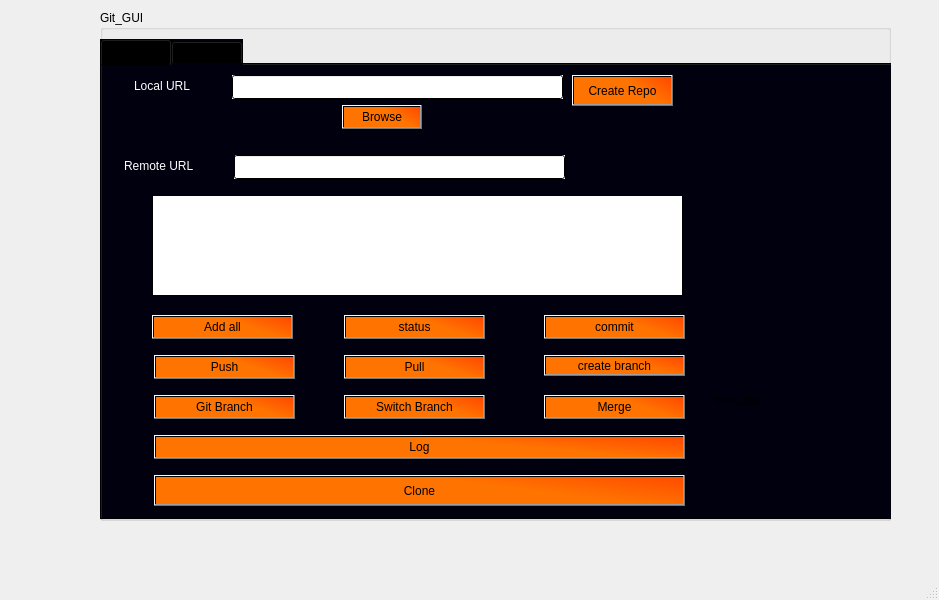
<?xml version="1.0" encoding="UTF-8"?>
<ui version="4.0">
 <class>MainWindow</class>
 <widget class="QMainWindow" name="MainWindow">
  <property name="geometry">
   <rect>
    <x>0</x>
    <y>0</y>
    <width>939</width>
    <height>600</height>
   </rect>
  </property>
  <property name="windowTitle">
   <string>MainWindow</string>
  </property>
  <widget class="QWidget" name="centralwidget">
   <widget class="QGroupBox" name="GIT_GUI">
    <property name="geometry">
     <rect>
      <x>100</x>
      <y>10</y>
      <width>791</width>
      <height>511</height>
     </rect>
    </property>
    <property name="title">
     <string>Git_GUI</string>
    </property>
    <widget class="QTabWidget" name="tabWidget_gui">
     <property name="geometry">
      <rect>
       <x>0</x>
       <y>29</y>
       <width>831</width>
       <height>481</height>
      </rect>
     </property>
     <property name="styleSheet">
      <string notr="true">background-color: qlineargradient(spread:pad, x1:1, y1:1, x2:1, y2:1, stop:0 rgba(0, 0, 15, 255), stop:1 rgba(255, 255, 255, 255));
</string>
     </property>
     <property name="currentIndex">
      <number>0</number>
     </property>
     <widget class="QWidget" name="tab">
      <attribute name="title">
       <string>Git_start</string>
      </attribute>
      <widget class="QLineEdit" name="lineEdit_clone">
       <property name="geometry">
        <rect>
         <x>132</x>
         <y>90</y>
         <width>331</width>
         <height>24</height>
        </rect>
       </property>
       <property name="styleSheet">
        <string notr="true">background-color: qlineargradient(spread:pad, x1:1, y1:1, x2:1, y2:1, stop:0 rgba(255, 255, 255, 255), stop:1 rgba(255, 255, 255, 255));
border-color: qlineargradient(spread:pad, x1:0, y1:0, x2:1, y2:1, stop:0 rgba(255, 170, 0, 255), stop:1 rgba(255, 255, 255, 255));</string>
       </property>
      </widget>
      <widget class="QPushButton" name="commitButton">
       <property name="geometry">
        <rect>
         <x>442</x>
         <y>250</y>
         <width>141</width>
         <height>24</height>
        </rect>
       </property>
       <property name="styleSheet">
        <string notr="true">background-color: qlineargradient(spread:pad, x1:0.564, y1:0.181864, x2:1, y2:0, stop:0.027933 rgba(255, 115, 0, 255), stop:1 rgba(255, 72, 0, 255));
font: 700 italic 11pt &quot;Segoe UI&quot;;
color: rgb(0, 0, 0);</string>
       </property>
       <property name="text">
        <string>commit</string>
       </property>
      </widget>
      <widget class="QPushButton" name="pullButton">
       <property name="geometry">
        <rect>
         <x>242</x>
         <y>290</y>
         <width>141</width>
         <height>24</height>
        </rect>
       </property>
       <property name="styleSheet">
        <string notr="true">background-color: qlineargradient(spread:pad, x1:0.564, y1:0.181864, x2:1, y2:0, stop:0.027933 rgba(255, 115, 0, 255), stop:1 rgba(255, 72, 0, 255));
font: 700 italic 11pt &quot;Segoe UI&quot;;
color: rgb(0, 0, 0);</string>
       </property>
       <property name="text">
        <string>Pull</string>
       </property>
      </widget>
      <widget class="QPushButton" name="CloneButton">
       <property name="geometry">
        <rect>
         <x>52</x>
         <y>410</y>
         <width>531</width>
         <height>31</height>
        </rect>
       </property>
       <property name="styleSheet">
        <string notr="true">background-color: qlineargradient(spread:pad, x1:0.564, y1:0.181864, x2:1, y2:0, stop:0.027933 rgba(255, 115, 0, 255), stop:1 rgba(255, 75, 0, 255));

font: 700 italic 11pt &quot;Segoe UI&quot;;
color: rgb(0, 0, 0);</string>
       </property>
       <property name="text">
        <string>Clone</string>
       </property>
      </widget>
      <widget class="QPushButton" name="push_Button">
       <property name="geometry">
        <rect>
         <x>52</x>
         <y>290</y>
         <width>141</width>
         <height>24</height>
        </rect>
       </property>
       <property name="styleSheet">
        <string notr="true">background-color: qlineargradient(spread:pad, x1:0.564, y1:0.181864, x2:1, y2:0, stop:0.027933 rgba(255, 115, 0, 255), stop:1 rgba(255, 72, 0, 255));
font: 700 italic 11pt &quot;Segoe UI&quot;;
color: rgb(0, 0, 0);</string>
       </property>
       <property name="text">
        <string>Push</string>
       </property>
      </widget>
      <widget class="QLabel" name="label_2">
       <property name="geometry">
        <rect>
         <x>22</x>
         <y>90</y>
         <width>111</width>
         <height>21</height>
        </rect>
       </property>
       <property name="styleSheet">
        <string notr="true">font: 900 italic 12pt &quot;Segoe UI&quot;;
color: rgb(255, 255, 255);
</string>
       </property>
       <property name="text">
        <string>Remote URL</string>
       </property>
      </widget>
      <widget class="QPushButton" name="statusButton">
       <property name="geometry">
        <rect>
         <x>242</x>
         <y>250</y>
         <width>141</width>
         <height>24</height>
        </rect>
       </property>
       <property name="styleSheet">
        <string notr="true">background-color: qlineargradient(spread:pad, x1:0.564, y1:0.181864, x2:1, y2:0, stop:0.027933 rgba(255, 115, 0, 255), stop:1 rgba(255, 72, 0, 255));
font: 700 italic 11pt &quot;Segoe UI&quot;;
color: rgb(0, 0, 0);</string>
       </property>
       <property name="text">
        <string>status</string>
       </property>
      </widget>
      <widget class="QPushButton" name="BrowseButton">
       <property name="geometry">
        <rect>
         <x>240</x>
         <y>40</y>
         <width>80</width>
         <height>24</height>
        </rect>
       </property>
       <property name="styleSheet">
        <string notr="true">background-color: qlineargradient(spread:pad, x1:0.564, y1:0.181864, x2:1, y2:0, stop:0.027933 rgba(255, 115, 0, 255), stop:1 rgba(255, 72, 0, 255));
font: 700 italic 11pt &quot;Segoe UI&quot;;
color: rgb(0, 0, 0);</string>
       </property>
       <property name="text">
        <string>Browse</string>
       </property>
      </widget>
      <widget class="QPushButton" name="creatBranchButton">
       <property name="geometry">
        <rect>
         <x>442</x>
         <y>290</y>
         <width>141</width>
         <height>21</height>
        </rect>
       </property>
       <property name="styleSheet">
        <string notr="true">background-color: qlineargradient(spread:pad, x1:0.564, y1:0.181864, x2:1, y2:0, stop:0.027933 rgba(255, 115, 0, 255), stop:1 rgba(255, 72, 0, 255));
font: 700 italic 11pt &quot;Segoe UI&quot;;
color: rgb(0, 0, 0);</string>
       </property>
       <property name="text">
        <string>create branch</string>
       </property>
      </widget>
      <widget class="QLabel" name="label">
       <property name="geometry">
        <rect>
         <x>32</x>
         <y>10</y>
         <width>131</width>
         <height>21</height>
        </rect>
       </property>
       <property name="styleSheet">
        <string notr="true">font: 900 italic 12pt &quot;Segoe UI&quot;;
color: rgb(255, 255, 255);
</string>
       </property>
       <property name="text">
        <string>Local URL</string>
       </property>
      </widget>
      <widget class="QPushButton" name="addAllButton">
       <property name="geometry">
        <rect>
         <x>50</x>
         <y>250</y>
         <width>141</width>
         <height>24</height>
        </rect>
       </property>
       <property name="styleSheet">
        <string notr="true">background-color: qlineargradient(spread:pad, x1:0.564, y1:0.181864, x2:1, y2:0, stop:0.027933 rgba(255, 115, 0, 255), stop:1 rgba(255, 72, 0, 255));
font: 700 italic 11pt &quot;Segoe UI&quot;;
color: rgb(0, 0, 0);</string>
       </property>
       <property name="text">
        <string>Add all</string>
       </property>
      </widget>
      <widget class="QLineEdit" name="lineEdit_RepoPath">
       <property name="geometry">
        <rect>
         <x>130</x>
         <y>10</y>
         <width>331</width>
         <height>24</height>
        </rect>
       </property>
       <property name="styleSheet">
        <string notr="true">background-color: qlineargradient(spread:pad, x1:1, y1:1, x2:1, y2:1, stop:0 rgba(255, 255, 255, 255), stop:1 rgba(255, 255, 255, 255));
border-color: qlineargradient(spread:pad, x1:0, y1:0, x2:1, y2:1, stop:0 rgba(255, 170, 0, 255), stop:1 rgba(255, 255, 255, 255));</string>
       </property>
      </widget>
      <widget class="QPushButton" name="createRepoButton">
       <property name="geometry">
        <rect>
         <x>470</x>
         <y>10</y>
         <width>101</width>
         <height>31</height>
        </rect>
       </property>
       <property name="styleSheet">
        <string notr="true">background-color: qlineargradient(spread:pad, x1:0.564, y1:0.181864, x2:1, y2:0, stop:0.027933 rgba(255, 115, 0, 255), stop:1 rgba(255, 72, 0, 255));
font: 700 italic 11pt &quot;Segoe UI&quot;;
color: rgb(0, 0, 0);</string>
       </property>
       <property name="text">
        <string>Create Repo</string>
       </property>
      </widget>
      <widget class="QTextEdit" name="textEdit_1">
       <property name="geometry">
        <rect>
         <x>50</x>
         <y>130</y>
         <width>531</width>
         <height>101</height>
        </rect>
       </property>
       <property name="styleSheet">
        <string notr="true">background-color: qlineargradient(spread:pad, x1:1, y1:1, x2:1, y2:1, stop:0 rgba(255, 255, 255, 255), stop:1 rgba(255, 255, 255, 255));
border-color: qlineargradient(spread:pad, x1:0, y1:0, x2:1, y2:1, stop:0 rgba(255, 170, 0, 255), stop:1 rgba(255, 255, 255, 255));</string>
       </property>
      </widget>
      <widget class="QPushButton" name="Switch_branch_Button">
       <property name="geometry">
        <rect>
         <x>242</x>
         <y>330</y>
         <width>141</width>
         <height>24</height>
        </rect>
       </property>
       <property name="styleSheet">
        <string notr="true">background-color: qlineargradient(spread:pad, x1:0.564, y1:0.181864, x2:1, y2:0, stop:0.027933 rgba(255, 115, 0, 255), stop:1 rgba(255, 72, 0, 255));
font: 700 italic 11pt &quot;Segoe UI&quot;;
color: rgb(0, 0, 0);</string>
       </property>
       <property name="text">
        <string>Switch Branch</string>
       </property>
      </widget>
      <widget class="QPushButton" name="Merge_Button">
       <property name="geometry">
        <rect>
         <x>442</x>
         <y>330</y>
         <width>141</width>
         <height>24</height>
        </rect>
       </property>
       <property name="styleSheet">
        <string notr="true">background-color: qlineargradient(spread:pad, x1:0.564, y1:0.181864, x2:1, y2:0, stop:0.027933 rgba(255, 115, 0, 255), stop:1 rgba(255, 72, 0, 255));
font: 700 italic 11pt &quot;Segoe UI&quot;;
color: rgb(0, 0, 0);</string>
       </property>
       <property name="text">
        <string>Merge</string>
       </property>
      </widget>
      <widget class="QPushButton" name="Log_Button">
       <property name="geometry">
        <rect>
         <x>52</x>
         <y>370</y>
         <width>531</width>
         <height>24</height>
        </rect>
       </property>
       <property name="styleSheet">
        <string notr="true">background-color: qlineargradient(spread:pad, x1:0.564, y1:0.181864, x2:1, y2:0, stop:0.027933 rgba(255, 115, 0, 255), stop:1 rgba(255, 72, 0, 255));
font: 700 italic 11pt &quot;Segoe UI&quot;;
color: rgb(0, 0, 0);</string>
       </property>
       <property name="text">
        <string>Log</string>
       </property>
      </widget>
      <widget class="QPushButton" name="git_branch_Button">
       <property name="geometry">
        <rect>
         <x>52</x>
         <y>330</y>
         <width>141</width>
         <height>24</height>
        </rect>
       </property>
       <property name="styleSheet">
        <string notr="true">background-color: qlineargradient(spread:pad, x1:0.564, y1:0.181864, x2:1, y2:0, stop:0.027933 rgba(255, 115, 0, 255), stop:1 rgba(255, 72, 0, 255));
font: 700 italic 11pt &quot;Segoe UI&quot;;
color: rgb(0, 0, 0);</string>
       </property>
       <property name="text">
        <string>Git Branch</string>
       </property>
      </widget>
      <widget class="QLabel" name="label_image3">
       <property name="geometry">
        <rect>
         <x>600</x>
         <y>30</y>
         <width>161</width>
         <height>131</height>
        </rect>
       </property>
       <property name="text">
        <string/>
       </property>
       <property name="pixmap">
        <pixmap>../../hqdefault.jpg</pixmap>
       </property>
       <property name="scaledContents">
        <bool>true</bool>
       </property>
      </widget>
      <widget class="QLabel" name="label_image4">
       <property name="geometry">
        <rect>
         <x>610</x>
         <y>230</y>
         <width>161</width>
         <height>211</height>
        </rect>
       </property>
       <property name="text">
        <string>TextLabel</string>
       </property>
      </widget>
     </widget>
     <widget class="QWidget" name="tab_2">
      <attribute name="title">
       <string>welcome</string>
      </attribute>
      <widget class="QLabel" name="label_image1">
       <property name="geometry">
        <rect>
         <x>0</x>
         <y>0</y>
         <width>831</width>
         <height>451</height>
        </rect>
       </property>
       <property name="styleSheet">
        <string notr="true"/>
       </property>
       <property name="text">
        <string/>
       </property>
       <property name="pixmap">
        <pixmap>../../photo.jpeg</pixmap>
       </property>
       <property name="scaledContents">
        <bool>true</bool>
       </property>
      </widget>
      <widget class="QPushButton" name="GetStarted_PB">
       <property name="geometry">
        <rect>
         <x>619</x>
         <y>70</y>
         <width>141</width>
         <height>81</height>
        </rect>
       </property>
       <property name="styleSheet">
        <string notr="true">background-color: qlineargradient(spread:pad, x1:0.564, y1:0.181864, x2:1, y2:0, stop:0.027933 rgba(255, 115, 0, 255), stop:1 rgba(255, 72, 0, 255));
font: 700 italic 16pt &quot;Segoe UI&quot;;
color: rgb(0, 0, 0);</string>
       </property>
       <property name="text">
        <string>Get Started</string>
       </property>
      </widget>
     </widget>
    </widget>
   </widget>
  </widget>
  <widget class="QMenuBar" name="menubar">
   <property name="geometry">
    <rect>
     <x>0</x>
     <y>0</y>
     <width>939</width>
     <height>21</height>
    </rect>
   </property>
  </widget>
  <widget class="QStatusBar" name="statusbar"/>
 </widget>
 <resources/>
 <connections/>
</ui>
